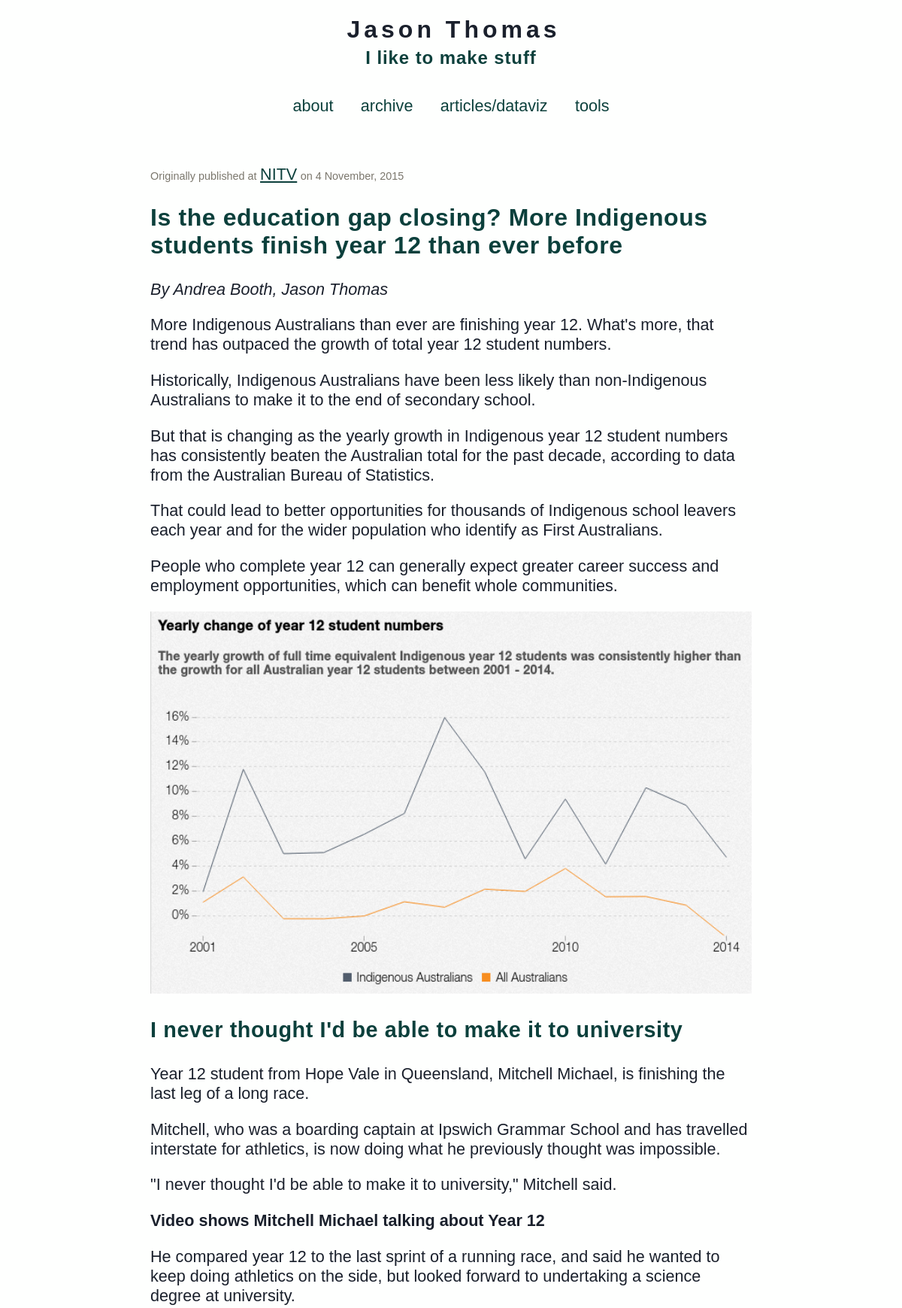
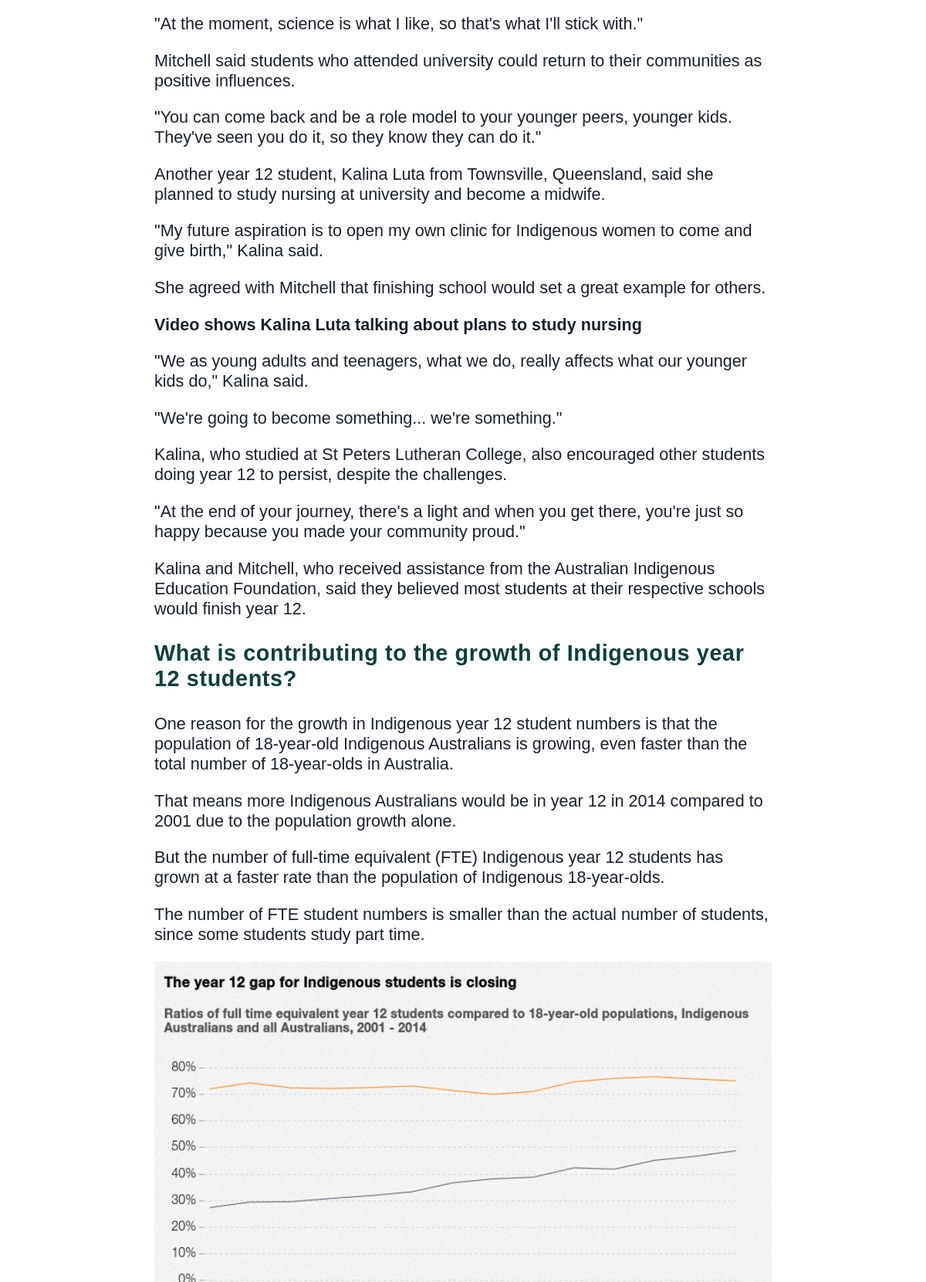
Page /article?articleNum=6 (upper part) on the committed database (2 pictures, top to bottom).
### tables this page shows
CREATE TABLE "articles" (
	"id"	integer PRIMARY KEY AUTOINCREMENT,
	"publishDate"	date NOT NULL,
	"link"	text NOT NULL,
	"title"	text NOT NULL,
	"text"	text NOT NULL,
	"interactive"	NUMERIC NOT NULL DEFAULT 0
);

### app.py (the view)
@app.route('/article', methods=['GET','POST'])
def show_article():
    qString = request.args.get('articleNum')
    global articleNum
    if qString != None:
        articleNum = int(qString)
    session.pop('logged_in', None)
    articles = get_sql_records("articles")
    return render_template('show_article.html', articles=articles, articleNum=articleNum)

### app.py (called while the page is built)
def connect_db():
    return sqlite3.connect(app.config['DATABASE'])

def get_sql_records(table):
    if table == "articles":
        cursor = g.db.execute('select title, publishDate, link, text, interactive from articles order by id asc')
        articles = [dict(title=row[0], date=row[1], link=row[2], text=row[3], interactive=row[4]) for row in cursor.fetchall()]
        return articles
    elif table == "entries":
        cursor = g.db.execute('select title, entryDate, text from entries order by id asc')
        entries = [dict(title=row[0], date=row[1], text=row[2]) for row in cursor.fetchall()]
        return entries
    else:
        raise sqlite3.DatabaseError

@app.before_request
def before_request():
    g.db = connect_db()

@app.teardown_request
def teardown_request(exception):
    db = getattr(g, 'db', None)
    if db is not None:
        db.close()

@app.after_request
def after_request(response):
    response.headers.set('X-Content-Type-Options', 'nosniff')
    response.headers.set('X-Frame-Options', 'DENY')
    response.headers.set('X-XSS-Protection', '1; mode=block')
    response.headers.set('Strict-Transport-Security', 'max-age=63072000')
    return response

### templates/show_article.html
{% extends "layout.html" %}
{% block body %}
  {% if articles|length > 0 %}
    <div class=publishedDetails>
      <p class=dateText>Originally published at</p>
      {{ articles[articleNum].link |safe }}
      <p class=dateText> on {{ articles[articleNum].date|safe }}</p>
    </div>
    <h2>{{ articles[articleNum].title }}</h2>
    {{ articles[articleNum].text|safe }}
  {% else %}
    <em>Why not say something?</em>
  {% endif %}
{% endblock %}

### static/style.css (style rules this page uses)
a,h2,h3 { color: #0C403C; }
a:link { text-decoration: none; }
h1,h2,h3,h4 { letter-spacing: 0.6px; }
img { width: 100%; height: auto; }
.page a { text-decoration: underline; }
.dateText { margin-bottom:0px; color: #7B776D; font-size:90%; }
.publishedDetails p { display: inline; }
h2 { font-size: 4.0vh; }
h3 { font-size: 3.6vh; }
p, a, code, li { font-size: 2.7vh; }

### rows in the picture
articles: link "NITV", publishDate "4 November, 2015", title "Is the education gap closing? More Indigenous students finish year 12 than ever before", text "By Andrea Booth, Jason Thomas More Indigenous Australians than ever are finishing year 12. What's more, that trend has outpaced the growth of total year 12 student numbers. Historically, Indigenous Australians have been less likely than non-Indigenous Australians to make it to the end of secondary school. But that is changing as the yearly growth in Indigenous year 12 student numbers has consistently beaten the Australian total for the past decade, according to data from the Australian Bureau of Statistics. That could lead to better opportunities for thousands of Indigenous school leavers each year and for the wider population who identify as First Australians. People who complete year 12…", text (picture)
